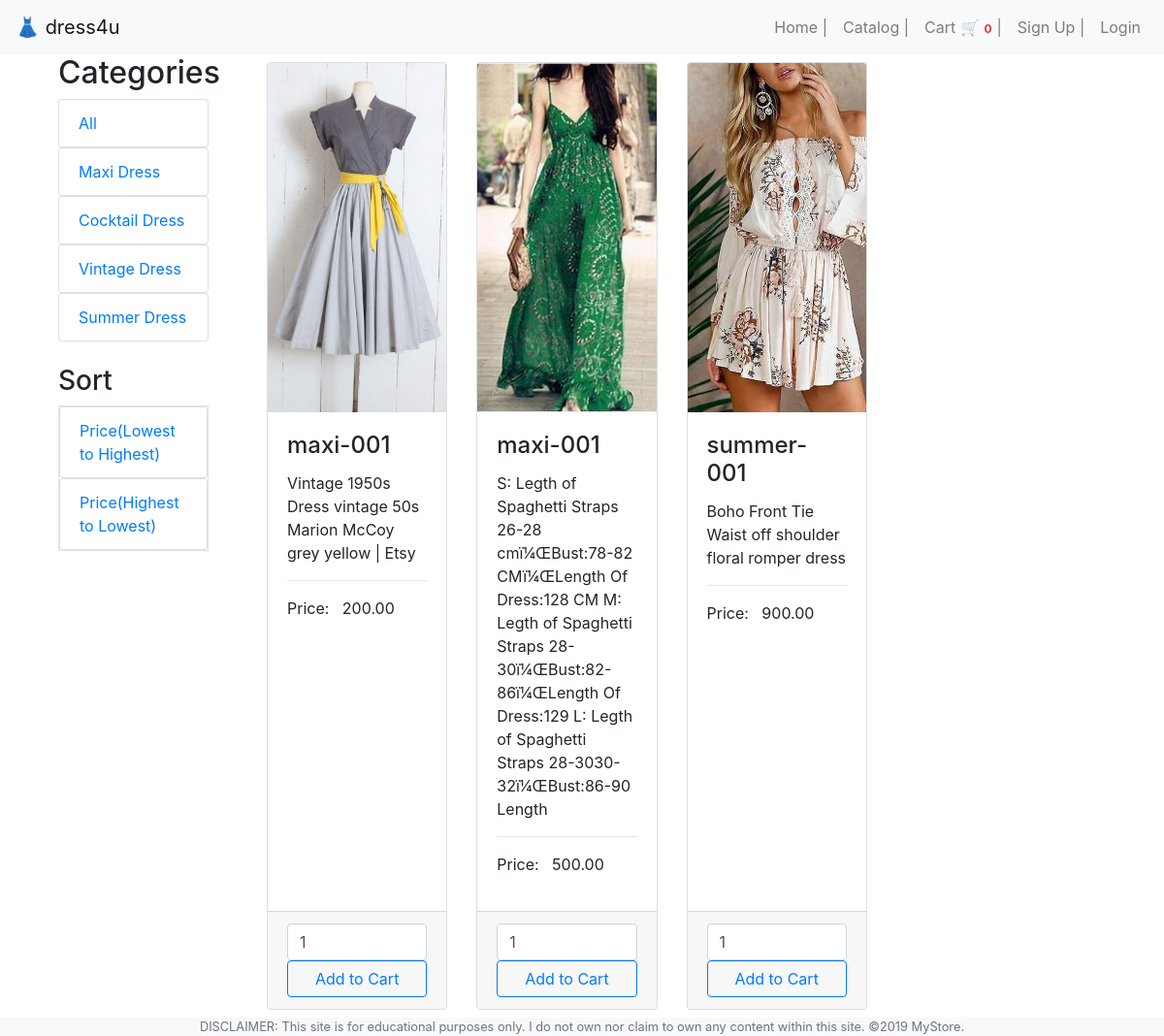
Screenshot of /app/views/catalog.php with the database file from the repository.
### tables this page shows
CREATE TABLE `categories` (
  `id` int(11) NOT NULL,
  `name` varchar(255) NOT NULL
);

CREATE TABLE `items` (
  `id` int(11) NOT NULL,
  `name` varchar(255) NOT NULL,
  `description` varchar(255) NOT NULL,
  `price` decimal(18,2) NOT NULL,
  `image_path` varchar(255) DEFAULT NULL,
  `category_id` int(11) NOT NULL
);

### app/views/catalog.php (the view, shortened to what this page needs)
<?php require_once '../partials/template.php'; ?>
<?php function get_page_content() {
	if (!isset($_SESSION['user']) || isset($_SESSION['user']) && $_SESSION['user']['roles_id']==2) {
	?>
<?php require_once '../controllers/connect.php';
	global $conn;
?>
<div class="container">
	<div class="row mx-0">
		<div class="col-sm-2">
			<h2>Categories</h2>
			<ul class="list-group">
				<a href="catalog.php">
					<li class="list-group-item">All</li>
				</a>
				<?php
					$sql = "SELECT * FROM categories";
					$categories = mysqli_query($conn,$sql);
					foreach ($categories as $category) { ?>
						<a href="catalog.php?category_id=<?php echo $category['id'];?>">
							<li class="list-group-item">
								<?php echo $category['name']; ?>
							</li>
						</a>
					<?php } ?>
			</ul>
			<br>
			<h3>Sort</h3>
			<ul class="list-group border">
				<a href="../controllers/sort.php?sort=asc">
					<li class="list-group-item">
						Price(Lowest to Highest)
					</li>
				</a>
				<a href="../controllers/sort.php?sort=desc">
					<li class="list-group-item">
						Price(Highest to Lowest)
					</li>
				</a>
			</ul>
		</div>
		<div class="col-sm-10">
			<div class="container">
				<?php
					$sql2 = "SELECT * FROM items";
					$items = mysqli_query($conn, $sql2);
					echo "<div class='row mx-0'>";
					foreach ($items as $item){ ?>
						<div class="col-sm-3 my-2">
							<div class="card h-100">
								<img class="card-img-top img-fluid imgCard" src="<?php echo $item['image_path'];?>">
								<div class="card-body">
									<h4 class="card-title">
										<?php echo $item['name']; ?>
									</h4>
									<p class="card-text">
										<?php echo $item['description']; ?>
										<hr>
										Price: &nbsp <?php echo $item['price']; ?>
									</p>
								</div>
								<div class="card-footer">
									<input type="number" class="form-control" value="1" min="0">
									<button type="submit" class="btn btn-block btn-outline-primary add-to-cart" data-id="<?php echo $item['id']; ?>"> Add to Cart</button>
								</div>
							</div>
						</div>
					<?php } echo "</div>" ?>
			</div>
		</div>
	</div>
</div>
<?php }else{
	header('Location: ./error.php');
} ?>
<?php } ?>

### app/assets/css/style.css (style rules this page uses)
* { margin:0; padding: 0; box-sizing: border-box; }
html { scroll-behavior: smooth; }
body { overflow-x: hidden; }
.imgCard { width: 100%; height: 30vw; object-fit: cover; }

### rows the page displays
categories: name "Maxi Dress"
categories: name "Cocktail Dress"
categories: name "Vintage Dress"
categories: name "Summer Dress"
items: image_path (picture), name "maxi-001", description "Vintage 1950s Dress vintage 50s Marion McCoy grey yellow | Etsy", price "200.00"
items: image_path (picture), name "maxi-001", description "S: Legth of Spaghetti Straps 26-28 cmï¼ŒBust:78-82 CMï¼ŒLength Of Dress:128 CM M: Legth of Spaghetti Straps 28-30ï¼ŒBust:82-86ï¼ŒLength Of Dress:129 L: Legth of Spaghetti Straps 28-3030-32ï¼ŒBust:86-90 Length", price "500.00"
items: image_path (picture), name "summer-001", description "Boho Front Tie Waist off shoulder floral romper dress", price "900.00"
